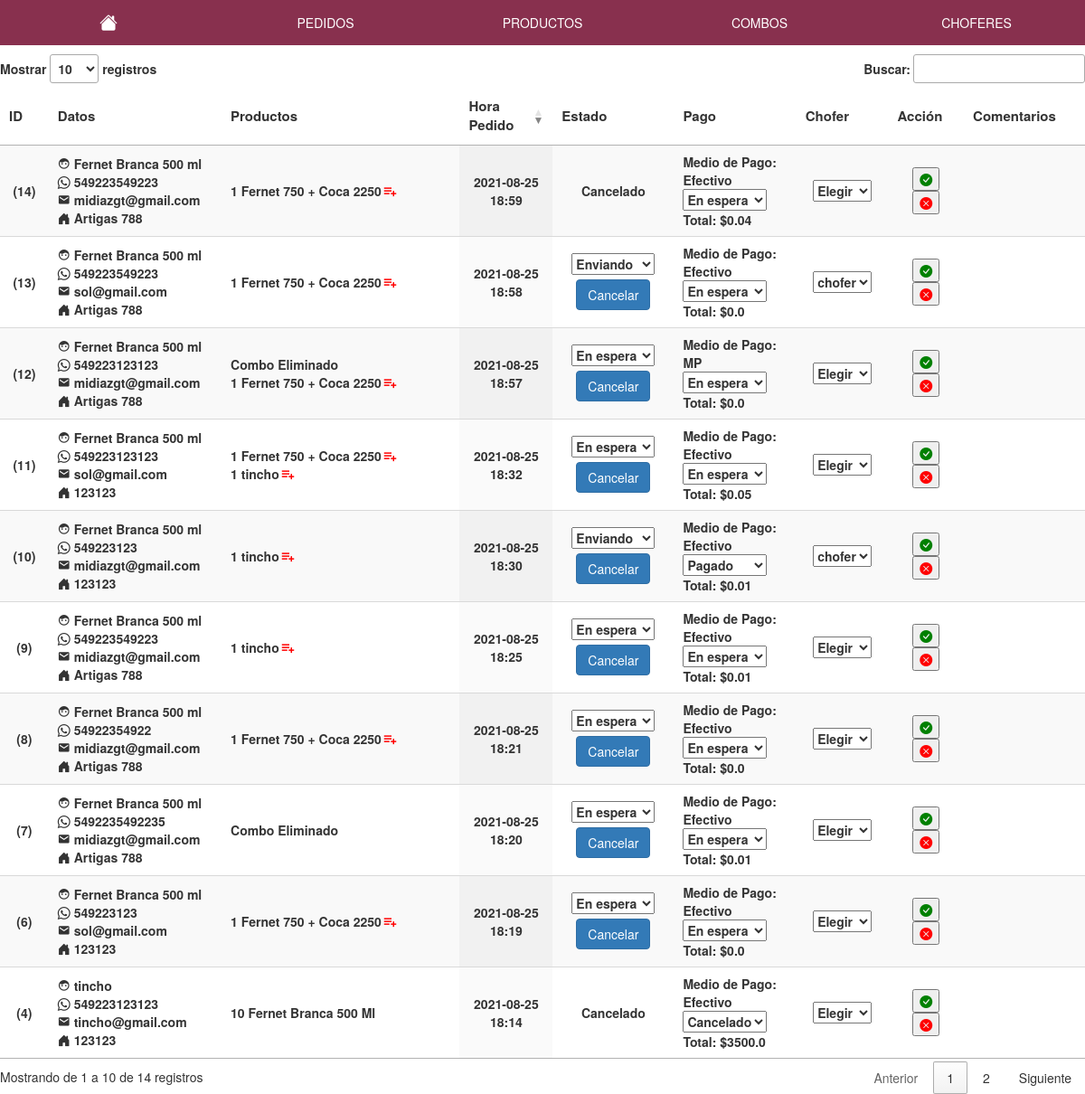
/panel/pedidos (signed in), run on an earlier commit of the app's database.
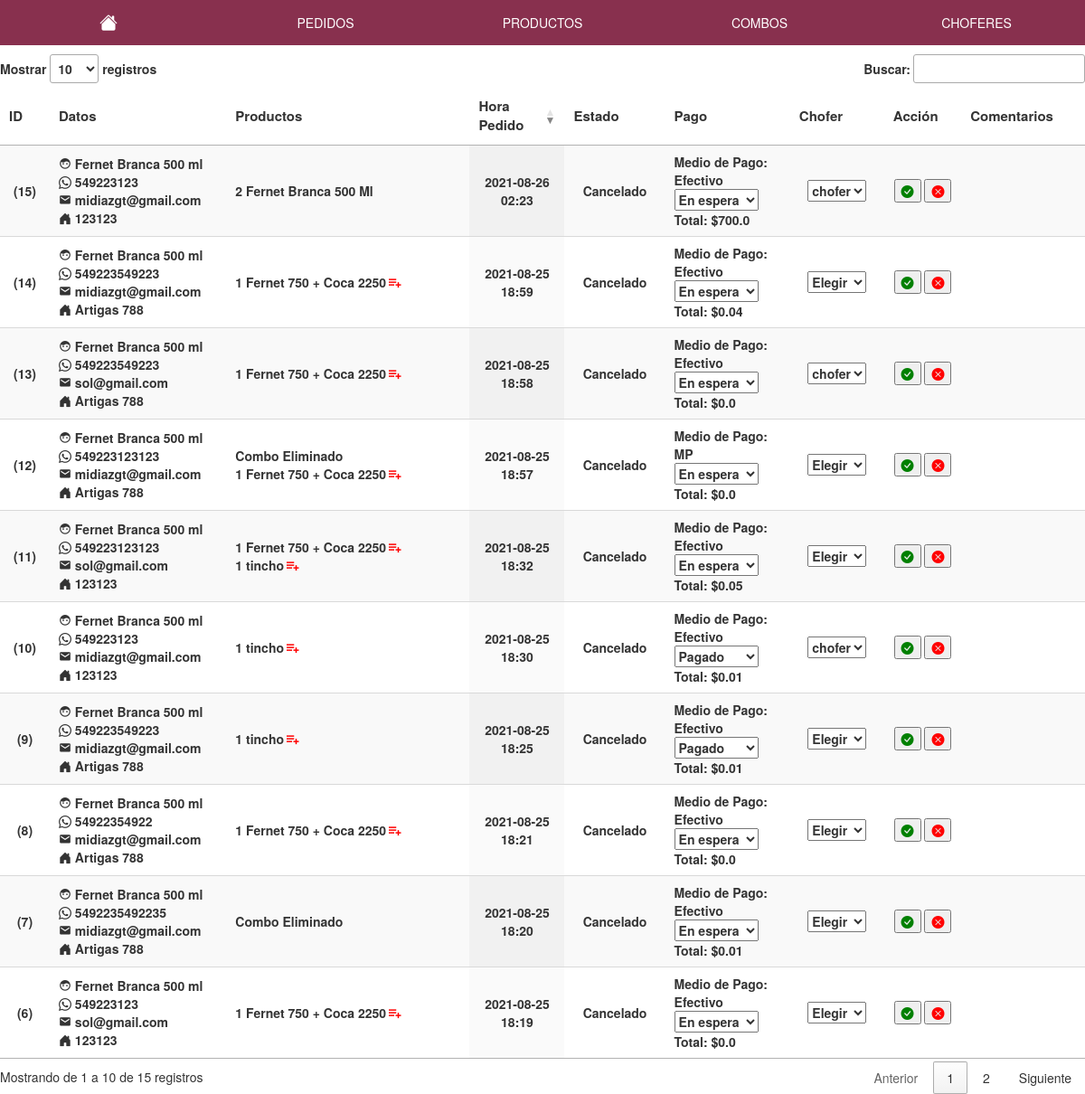
And on a later commit of the database.
### tienda/models.py (models this page shows, shortened)
class Pedidos(db.Model):
    id=db.Column(db.Integer(),primary_key=True)
    direccion=db.Column(db.String(length=200),nullable=False)
    nombre=db.Column(db.String(length=100),nullable=False)
    telefono=db.Column(db.Integer(),nullable=True)
    email= db.Column(db.String(100))
    fechaHoraPedido=db.Column(db.String(100))
    fechaHoraEntrega=db.Column(db.String(100))
    estado=db.Column(db.String(length=50),nullable=False) #estado de envio
    chofer=db.Column(db.Integer(),db.ForeignKey('usuarios.id'))
    descripcion=db.Column(db.String(length=500),nullable=False)
    formaPago=db.Column(db.String(length=100),nullable=False)
    estadoPago=db.Column(db.String(length=100),nullable=False)
    datos_pedido= db.Column(types.JSON(),nullable=False)
    costo=db.Column(db.Float(),nullable=False)

class Productos(db.Model):
    id=db.Column(db.Integer(),primary_key=True)
    nombre=db.Column(db.String(length=500),nullable=False)
    categoria=db.Column(db.String(length=100),nullable=False)
    precio=db.Column(db.Float(),nullable=False)
    stock=db.Column(db.Integer(),nullable=False)
    oferta=db.Column(db.Integer(),nullable=True)
    precioFinal=db.Column(db.Float(),nullable=False)
    imagen=db.Column(db.String(),nullable=False)

class Combos(db.Model):
    id=db.Column(db.Integer(),primary_key=True)
    nombre=db.Column(db.String(length=500),nullable=False)
    datos_combo= db.Column(types.JSON(),nullable=False)  # id del producto y cantidad
    precioFinal=db.Column(db.Float(),nullable=False)
    stock=db.Column(db.Integer(),nullable=False)
    imagen=db.Column(db.String(),nullable=False)

### tienda/usuario/routesadmin.py (the view)
@app.route('/panel/pedidos', methods=['GET','POST'])
@login_required
def tablapedidos():
    pedidos = Pedidos.query.all()
    productos = Productos.query.all()
    combos = Combos.query.all()
    info = [None]*1000 #aca van los datos del carrito
    prod = [None]*1000 #aca van los datos del carrito
    comb = [None]*1000
    infocombos = [None]*1000
    for items in pedidos:
        info[items.id] = json.loads(items.datos_pedido)
    for items in  productos:
        prod[items.id]=items
    for items in  combos:
        comb[items.id]=items
        infocombos[items.id] = json.loads(items.datos_combo)
    choferes=Usuarios.query.filter(Usuarios.chofer==1)
    return render_template('paneltablapedidos.html',data=pedidos,info=info,productos=productos,prod=prod,choferes=choferes,combos=combos,comb=comb,infocombos=infocombos)

### tienda/carrito/routes.py (called while the page is built)
@app.context_processor
def contar_carrito():
	try:
		if request.cookies.get("carrito") is None:
			return {'num_articulos': 0}
		else:
			datos = json.loads(request.cookies.get("carrito"))
			return {'num_articulos': len(datos)}
	except:
			return {'num_articulos': 0}

### tienda/routes.py (called while the page is built)
@login_manager.user_loader
def load_user(user_id):
	aux=Usuarios.query.get(int(user_id))
	return aux

### tienda/templates/paneltablapedidos.html (shortened to what the changed rows need)
{% extends 'layout-admin.html' %}
{% block content %}
<div class="contenido">
	<table id="pedidos" hidden="hidden" class="display" style="width:100%;">
        <thead>
            <tr>
            	<th>ID</th>
                <th>Datos</th>
                <th>Productos</th>
                <th>Hora Pedido</th>
                <th>Estado</th>
                <th>Pago</th>
                <th>Chofer</th>
                <th>Acción</th>
                <th>Comentarios</th>
            </tr>
        </thead>
        <tbody>
        	{%for i in data %}
           <tr>
           	<td>({{i.id}})</td>
           	<td>
           		<div class="datos">
           			<span><i class='bx bxs-face'></i> {{i.nombre}}</span>
           			<span><i class="bi bi-whatsapp"></i> {{i.telefono}}</span>
           			<span><i class='bx bxs-envelope' ></i> {{i.email}}</span>
           			<span><i class="bi bi-house-door-fill"></i> {{i.direccion}}</span>
           		</div>
           	</td>
           	<td style="min-width: 200px;">
           		<div class="productos">
           			{%  for j in info[i.id] %}
           			<div>
           			  {% if j.tipo=='combo' %}
           			  	{% if comb[j.id|int]!=None %}
           			  	<details>
	           			  <summary style="display:flex; align-items: center;">{{ j.cantidad }} {{comb[(j.id | int)].nombre}} <i class='bx bx-list-plus' style="font-size: 18px; color: red;"></i></summary>
	           			</details>
	           			{% else %}
	           			<span>Combo Eliminado</span>
	           			{% endif %}
           			  {% else %}
           			  	{% if prod[j.id|int]!=None %}
           			  		{{ j.cantidad }} {{prod[(j.id | int)].nombre}}
           			  	{% else %}
           			  	<span>Producto Eliminado</span>
           			  	{% endif %}
           			  {% endif %}
           			 </div>
           			{% endfor %}
           		</div>
           	</td>
           	<td>
           		{{i.fechaHoraPedido[:16]}}
           	</td>
           	<td>
           		{% if i.estado != 'Cancelado' %}
           		<form method="POST" action="/panel/pedidos/estadoenvio">
	           		<select name="estadoenvio" onchange="this.form.submit();">
	           			<option type="text" value="{{i.estado}}">{{i.estado}}</option>
	           		</select>
           		</form>
           		{% if i.estado != 'Cancelado' %}
           		<button type="button" data-toggle="modal" data-target="#myModal" class="cancelar-pedido btn btn-primary" data-id="{{i.id}}" style="margin-top: 5px;">Cancelar</button>
           		{% endif %}
           		{% else %}
           		<span>Cancelado</span>
           		{% endif %}
           	</td>
           	<td class="datos-pago">
           		<div>Medio de Pago:</br> {{i.formaPago}}</div>
           		<div>
           			<form method="POST" action="/panel/pedidos/estadopago">
           			<select name="estadopago" onchange="this.form.submit();">
           				<option type="text" value="{{i.estadoPago}}">{{i.estadoPago}}</option>
           			</select>
           		</form>
           		</div>
           		<div>Total: ${{i.costo}}</div>
           	</td>
           	<td>
           		<form method="POST" action="/panel/pedidos/chofer">
           			<select name="chofer" onchange="this.form.submit();">
           				{% if i.chofer != None %}
		           			{% for j in choferes %}
			           			{% if i.chofer == j.id %}
			           				<option value="{{j.id}}" >{{j.nombre}}</option>
			           			{% endif %}
		           			{% endfor %}
		           		{% else %}
		           			<option value="None">Elegir</option>
	           			{% endif %}
           			</select>
           		</form>
           	</td>
           	<td>
           		<a target="_blank" href="whatsapp://send?phone={{i.telefono}}&text=Hola%20{{i.nombre}}%20recibimos tu pedido ID: {{i.id}}."><button><i class="bi bi-check-circle-fill" style="color: green;"></i></button></a>
           		<a target="_blank" href="whatsapp://send?phone=5492235062720&text=Hola%20{{i.nombre}}%20por x razon no podemos concretar tu compra."><button><i class="bi bi-x-circle-fill" style="color: red;"></i></button></a>
           	</td>
           	<td>
           	</td>
           </tr>
           {% endfor %}
        </tbody>
    </table>
</div>
{% endblock content %}

What changed in the data, as far as the page shows it:
no longer on this page (row unchanged): Pedidos: id "4", nombre "tincho", telefono "549223123123", email "tincho@gmail.com", direccion "123123", cantidad "10", {{ prod[(j.id | int)].nombre }} "Fernet Branca 500 Ml", fechaHoraPedido "2021-08-25 18:14", estado "Cancelado", formaPago "Efectivo", estadopago "Cancelado", costo "3500.0", chofer "Elegir"
changed Pedidos id 6: estadoenvio "En espera" → (not shown); estado "Cancelar" → "Cancelado"
changed Pedidos id 7: estadoenvio "En espera" → (not shown); estado "Cancelar" → "Cancelado"
changed Pedidos id 8: estadoenvio "En espera" → (not shown); estado "Cancelar" → "Cancelado"
changed Pedidos id 9: estadopago "En espera" → "Pagado"; estadoenvio "En espera" → (not shown); estado "Cancelar" → "Cancelado"
changed Pedidos id 10: estadoenvio "Enviando" → (not shown); estado "Cancelar" → "Cancelado"
changed Pedidos id 11: estadoenvio "En espera" → (not shown); estado "Cancelar" → "Cancelado"
changed Pedidos "MP": estadoenvio "En espera" → (not shown); estado "Cancelar" → "Cancelado"
changed Pedidos id 13: estadoenvio "Enviando" → (not shown); estado "Cancelar" → "Cancelado"
added Pedidos: id "15", nombre "Fernet Branca 500 ml", telefono "549223123", email "midiazgt@gmail.com", direccion "123123", cantidad "2", {{ prod[(j.id | int)].nombre }} "Fernet Branca 500 Ml", fechaHoraPedido "2021-08-26 02:23", estado "Cancelado", formaPago "Efectivo", estadopago "En espera", costo "700.0"
Also different on the page:
text written by a page script: "Mostrar registros Buscar: Mostrando de 1 a 10 de 14 registros Anterior 1 2 Siguiente" → "Mostrar registros Buscar: Mostrando de 1 a 10 de 15 registros Anterior 1 2 Siguiente"
